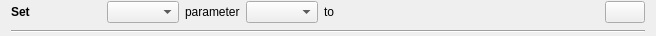
<?xml version="1.0" encoding="UTF-8"?>
<ui version="4.0">
 <class>Form</class>
 <widget class="QWidget" name="Form">
  <property name="geometry">
   <rect>
    <x>0</x>
    <y>0</y>
    <width>656</width>
    <height>36</height>
   </rect>
  </property>
  <property name="windowTitle">
   <string>Form</string>
  </property>
  <layout class="QVBoxLayout" name="verticalLayout">
   <property name="topMargin">
    <number>0</number>
   </property>
   <property name="bottomMargin">
    <number>0</number>
   </property>
   <item>
    <layout class="QHBoxLayout" name="hlayout">
     <item>
      <widget class="QLabel" name="label">
       <property name="minimumSize">
        <size>
         <width>90</width>
         <height>0</height>
        </size>
       </property>
       <property name="text">
        <string>&lt;b&gt;Set&lt;/b&gt;</string>
       </property>
      </widget>
     </item>
     <item>
      <widget class="QComboBox" name="device"/>
     </item>
     <item>
      <widget class="QLabel" name="label_2">
       <property name="text">
        <string>parameter</string>
       </property>
      </widget>
     </item>
     <item>
      <widget class="QComboBox" name="parameter"/>
     </item>
     <item>
      <widget class="QLabel" name="label_3">
       <property name="text">
        <string>to</string>
       </property>
      </widget>
     </item>
     <item>
      <spacer name="horizontalSpacer">
       <property name="orientation">
        <enum>Qt::Horizontal</enum>
       </property>
       <property name="sizeHint" stdset="0">
        <size>
         <width>40</width>
         <height>20</height>
        </size>
       </property>
      </spacer>
     </item>
     <item>
      <widget class="QPushButton" name="delBtn">
       <property name="sizePolicy">
        <sizepolicy hsizetype="Minimum" vsizetype="Fixed">
         <horstretch>0</horstretch>
         <verstretch>0</verstretch>
        </sizepolicy>
       </property>
       <property name="text">
        <string/>
       </property>
       <property name="icon">
        <iconset resource="../../../../../resources/nicos-gui.qrc">
         <normaloff>:/remove</normaloff>:/remove</iconset>
       </property>
      </widget>
     </item>
    </layout>
   </item>
   <item>
    <widget class="Line" name="line">
     <property name="orientation">
      <enum>Qt::Horizontal</enum>
     </property>
    </widget>
   </item>
  </layout>
 </widget>
 <resources>
  <include location="../../../../../resources/nicos-gui.qrc"/>
 </resources>
 <connections/>
</ui>
